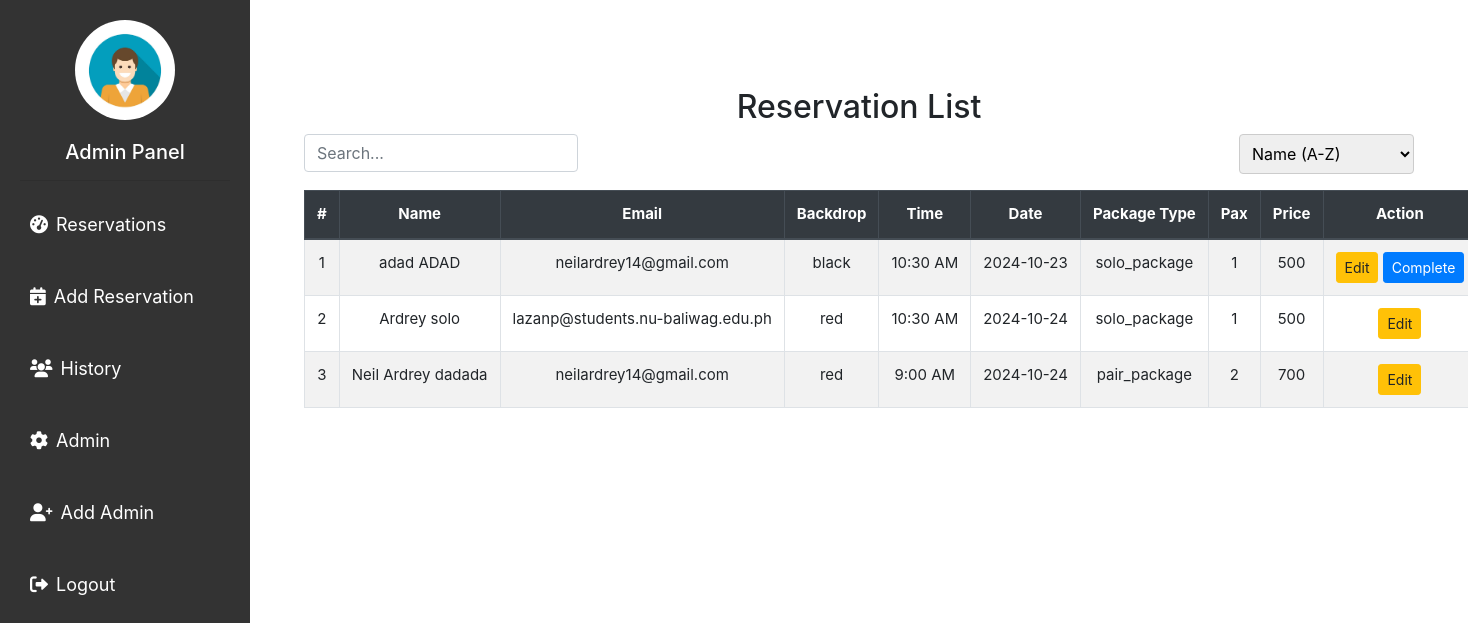
Screenshot of /page/admin.php (signed in) with the database file from the repository.
### tables this page shows
CREATE TABLE `users` (
  `id` int(11) NOT NULL,
  `first_name` varchar(255) NOT NULL,
  `last_name` varchar(255) NOT NULL,
  `email` varchar(255) NOT NULL,
  `backdrop` varchar(255) NOT NULL,
  `time` varchar(255) NOT NULL,
  `date` varchar(255) NOT NULL,
  `package_type` varchar(255) NOT NULL,
  `pax` tinyint(15) NOT NULL,
  `price` int(255) NOT NULL,
  `archive` varchar(255) NOT NULL,
  `complete` varchar(10) NOT NULL
);

### page/admin.php (the view, shortened to what this page needs)
<?php
require '../config/dbconn.php';
?>
<!DOCTYPE html>
<html lang="en">
<head>
    <link rel="stylesheet" href="../style/admin.css">
    <link rel="stylesheet" href="https://cdnjs.cloudflare.com/ajax/libs/font-awesome/6.5.2/css/all.min.css">
    <link rel="stylesheet" href="https://cdnjs.cloudflare.com/ajax/libs/font-awesome/6.0.0-beta3/css/all.min.css">
    <link rel="stylesheet" href="https://cdn.jsdelivr.net/npm/sweetalert2@11/dist/sweetalert2.min.css">
    <link href="https://maxcdn.bootstrapcdn.com/bootstrap/4.5.2/css/bootstrap.min.css" rel="stylesheet">
</head>
<body>
<div class="sidebar">
    <img src="../Photos/profile_admin.jpg" alt="Solo Photo" class="profile">
    <h2>Admin Panel</h2>
    <hr>
    <ul>
        <li><a href="#" class="nav-link" data-target="reservation"><i class="fas fa-tachometer-alt"></i>Reservations</a></li>
        <li><a href="#" class="nav-link" data-target="add-reservation"><i class="fas fa-calendar-plus"></i>Add Reservation</a></li>
        <li><a href="#" class="nav-link" data-target="history"><i class="fas fa-users"></i>History</a></li>
        <li><a href="#" class="nav-link" data-target="admin"><i class="fas fa-cog"></i>Admin</a></li>
        <li><a href="#" class="nav-link" data-target="add-admin"><i class="fas fa-user-plus"></i>Add Admin</a></li>
        <li><a href="../function/logout.php" class="nav-link"><i class="fas fa-sign-out-alt"></i>Logout</a></li>
    </ul>
</div>
<div id="reservation" class="content-section active">
    <div class="container mt-5">
        <h2>Reservation List</h2>
        <div class="d-flex justify-content-between mb-3">
            <div>
                <input type="text" id="searchInput" class="form-control" placeholder="Search...">
            </div>
            <div>
                <select id="sortOptions" class="form-select">
                    <option value="name-asc">Name (A-Z)</option>
                </select>
            </div>
        </div>
        <table class="table table-striped table-bordered mx-auto medium">
            <thead class="thead-dark">
                <tr>
                    <th>#</th>
                    <th>Name</th>
                    <th>Email</th>
                    <th style="width: 80px; text-align: center;">Backdrop</th>
                    <th>Time</th>
                    <th>Date</th>
                    <th>Package Type</th>
                    <th>Pax</th>
                    <th>Price</th>
                    <th>Action</th>
                </tr>
            </thead>
            <tbody id="reservationTable">
            <?php
                    $sql = "SELECT id, CONCAT(first_name, ' ', last_name) AS full_name, email, backdrop, time, date, package_type, pax, price
                            FROM users
                            WHERE archive = 'no' AND complete = 'no'
                            ORDER BY date ASC, time ASC";
                    $result = $conn->query($sql);
                    $counter = 1;
                    if ($result->num_rows > 0) {
                        while ($row = $result->fetch_assoc()) {
                            echo "<tr>";
                            echo "<td>" . $counter . "</td>";
                            echo "<td>" . $row['full_name'] . "</td>";
                            echo "<td>" . $row['email'] . "</td>";
                            echo "<td class='backdrop-column'>" . $row['backdrop'] . "</td>";
                            echo "<td>" . $row['time'] . "</td>";
                            echo "<td>" . $row['date'] . "</td>";
                            echo "<td>" . $row['package_type'] . "</td>";
                            echo "<td>" . $row['pax'] . "</td>";
                            echo "<td>" . $row['price'] . "</td>";
                            echo "<td>
                                    <a href='#'
                                    data-toggle='modal'
                                    data-target='#editModal'
                                    data-id='" . $row['id'] . "'
                                    data-fullname='" . $row['full_name'] . "'
                                    data-email='" . $row['email'] . "'
                                    data-backdrop='" . $row['backdrop'] . "'
                                    data-time='" .  $row['time'] . "'
                                    data-date='" . $row['date'] . "'
                                    data-packagetype='" . $row['package_type'] . "'
                                    data-pax='" . $row['pax'] . "'
                                    data-price='" . $row['price'] . "'
                                    class='btn btn-warning btn-sm'>Edit</a>";
                            if ($counter === 1) {
                                echo " <form action=../function/admin.php method='POST' style='display:inline;'>
                                            <input type='hidden' name='reservation_id' value='" . $row['id'] . "'>
                                            <button type='submit' class='btn btn-primary btn-sm' name='complete-btn'>Complete</button>
                                        </form>";
                            }
                            echo "</td>";
                            echo "</tr>";
                            $counter++;
                        }
                    } else {
                        echo "<tr><td colspan='10' class='text-center'>No data available</td></tr>";
                    }
                ?>
            </tbody>
        </table>
    </div>
</div>
</body>
</html>

### style/admin.css (style rules this page uses)
body { margin: 0; font-family: Arial, sans-serif; background-color: #F0EDE5; }
.container { width: 100%; padding-top: 20px; }
h2 { margin-bottom: 30px; text-align: center; }
.nav-link i { margin-right: 8px; }
.sidebar { width: 250px; height: 100vh; background: #333; color: #fff; position: fixed; top: 0; left: 0; padding: 20px; box-sizing: border-box; }
.sidebar img { display: block; margin: 0 auto 20px; border-radius: 50%; width: 100px; height: 100px; }
.sidebar h2 { font-size: 20px; text-align: center; }
.sidebar ul { list-style: none; padding: 0; margin-top: 20px; font-size: 18px; }
.sidebar ul li { margin-bottom: 25px; padding-left: 10px; }
.sidebar ul li a { color: #fff; text-decoration: none; display: block; padding: 10px 0; transition: padding-left 0.3s ease; }
.content, .content-two, .content-section { margin-left: 250px; padding: 20px; box-sizing: border-box; display: none; }
.content-section.active { display: block; }
.table { margin: 0 auto; width: 100%; max-width: 1200px; table-layout: auto; }
.table th, .table td { text-align: center; padding: 10px; white-space: nowrap; }
.backdrop-column { width: 100px; }
.medium th, .medium td { font-size: 15px; }
input, select { margin-bottom: 15px; padding: 8px; border: 1px solid #ccc; border-radius: 4px; width: 100%; box-sizing: border-box; }

### rows the page displays
users: full_name "adad ADAD", email "neilardrey14@gmail.com", backdrop "black", time "10:30 AM", date "2024-10-23", package_type "solo_package", pax "1", price "500"
users: full_name "Ardrey solo", email "lazanp@students.nu-baliwag.edu.ph", backdrop "red", time "10:30 AM", date "2024-10-24", package_type "solo_package", pax "1", price "500"
users: full_name "Neil Ardrey dadada", email "neilardrey14@gmail.com", backdrop "red", time "9:00 AM", date "2024-10-24", package_type "pair_package", pax "2", price "700"
